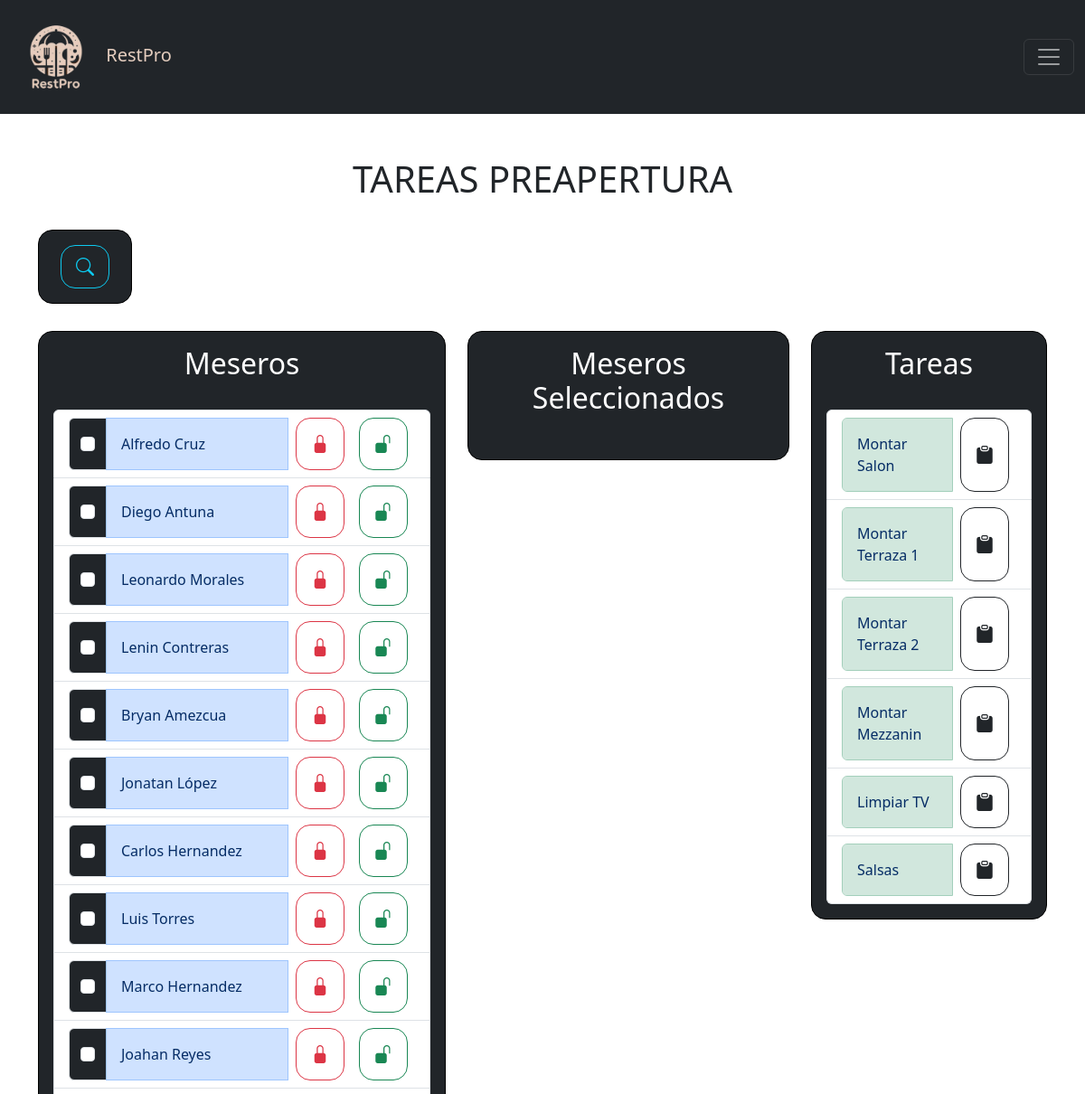
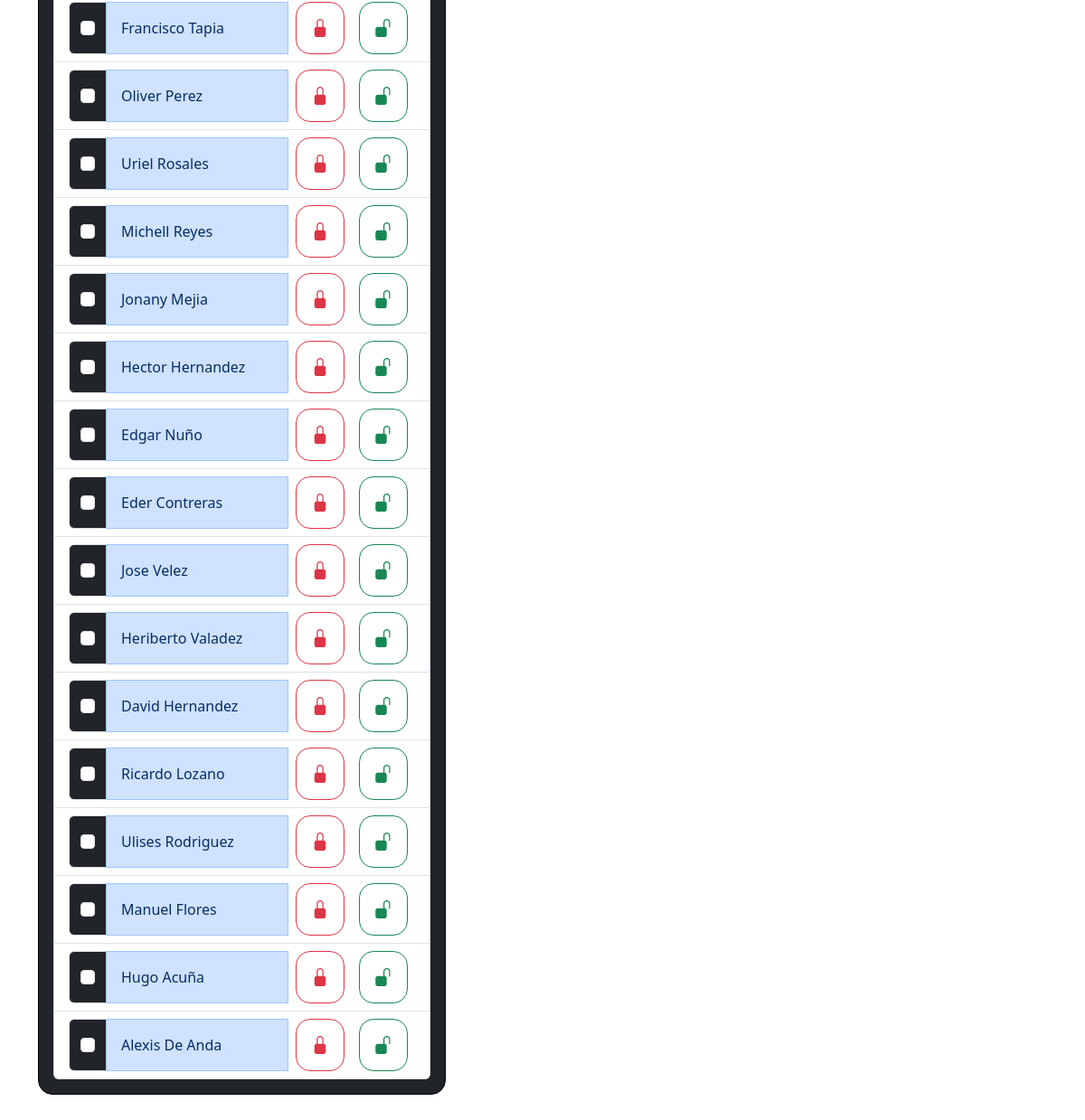
The app's page /vistas/tareas_preapertura/tareas_preapertura.php (signed in) with its own data (2 pictures, top to bottom).
### tables this page shows
CREATE TABLE `personal` (
  `id` int NOT NULL,
  `nombre` varchar(50) NOT NULL,
  `apellido` varchar(50) NOT NULL,
  `descanso` varchar(15) DEFAULT NULL,
  `turno` varchar(10) DEFAULT NULL,
  `estado` int NOT NULL DEFAULT '1' COMMENT '0: inactivo, 1: activo'
);

CREATE TABLE `tareas_preapertura` (
  `id` int NOT NULL,
  `nombre` varchar(50) NOT NULL,
  `descripcion` varchar(150) NOT NULL
);

### www/vistas/tareas_preapertura/tareas_preapertura.php (the view, shortened to what this page needs)
<?php
$ubicacion = "../../";
$titulo = "TAREAS PREAPERTURA";
include ($ubicacion."includes/header.php");
include ($ubicacion."config/config.php");
$result = $pdo->query("SELECT * FROM personal");
if ($result->rowCount() > 0) {
    $resultMeseros = $result->fetchAll(PDO::FETCH_OBJ);
} else {
    $resultMeseros = array();
}
$result = $pdo->query("SELECT * FROM tareas_preapertura");
if ($result->rowCount() > 0) {
    $resultTareasPreApertura = $result->fetchAll(PDO::FETCH_OBJ);
} else {
    $resultTareasPreApertura = array();
}
?>
<div class="container mt-5">
    <h1 class="text-center"><?php echo $titulo; ?></h1><br>
    <div class="form-group border border-black bg-dark text-white p-3 rounded-4 btn-group btn-group-lg">
        <button data-bs-toggle="modal" data-bs-target="#modalBuscar" class="btn btn-outline-info btn-lg rounded-4 mx-2" title="BUSCAR MESERO"><i class="bi bi-search"></i></button>
    </div>
    <form method="POST" action="#">
        <div class="row">
            <div class="col-md-5">
                <div class="form-group border border-black bg-dark text-white p-3 rounded-4">
                    <h2 class="text-center" for="columna1">Meseros</h2><br>
                    <div class="justify-content-center">
                        <ul class="list-group">
                            <?php foreach ($resultMeseros as $mesero): ?>
                                <li class="list-group-item">
                                    <div class="input-group mb-0">
                                        <div class="input-group-text bg-dark">
                                            <input class="form-check-input mt-0" type="checkbox" name="meseros[]" id="mesero<?php echo $mesero->id; ?>" value="<?php echo htmlspecialchars($mesero->nombre . " " . $mesero->apellido); ?>" onchange="updateSelectedMeseros()">
                                        </div>
                                        <label class="form-control text-primary-emphasis bg-primary-subtle border border-primary-subtle d-flex justify-content-between align-items-center p-3" for="mesero<?php echo $mesero->id; ?>">
                                            <?php echo htmlspecialchars($mesero->nombre . " " . $mesero->apellido); ?>
                                        </label>
                                        <button data-bs-toggle="modal" data-bs-target="#modalBloquear" class="btn btn-outline-danger btn-lg rounded-4 mx-2" title="BLOQUEAR MESERO"><i class="bi bi-lock-fill"></i></button>
                                        <button data-bs-toggle="modal" data-bs-target="#modalDesbloquear" class="btn btn-outline-success btn-lg rounded-4 mx-2" title="DESBLOQUEAR MESERO"><i class="bi bi-unlock-fill"></i></button>
                                    </div>
                                </li>
                            <?php endforeach; ?>
                        </ul>
                    </div>
                </div>
            </div>
            <div class="col-md-4">
                <div class="form-group border border-black bg-dark text-white p-3 rounded-4">
                    <h2 class="text-center" for="columna2">Meseros Seleccionados</h2><br>
                </div>
            </div>
            <div class="col-md-3">
                <div class="form-group border border-black bg-dark text-white p-3 rounded-4">
                    <h2 class="text-center" for="columna3">Tareas</h2><br>
                    <div class="justify-content-center">
                        <ul class="list-group">
                            <?php foreach ($resultTareasPreApertura as $tareaspreapertura): ?>
                                <li class="list-group-item">
                                    <div class="input-group mb-0">
                                        <span class="form-control text-primary-emphasis bg-success-subtle border border-success-subtle d-flex justify-content-between align-items-center p-3" for="tareaspreapertura<?php echo $tareaspreapertura->id; ?>">
                                            <?php echo htmlspecialchars($tareaspreapertura->nombre); ?>
                                        </span>
                                        <button data-bs-toggle="modal" data-bs-target="#modalMostrar" class="btn btn-outline-dark btn-lg rounded-4 mx-2" title="MOSTRAR">
                                            <i class="bi bi-clipboard-fill"></i>
                                        </button>
                                    </div>
                                </li>
                            <?php endforeach; ?>
                        </ul>
                    </div>
                </div>
            </div>
        </div><br>
    </form>
</div>
<?php
include_once($ubicacion."includes/footer.php");
?>

### www/assets/tools/styles.css (style rules this page uses)
.row { display: flex; row-gap: 48px; }
.container { margin-top: 50px; }
.form-group { margin-bottom: 30px; }
.btn { cursor: pointer; }

### records on screen
personal: nombre+apellido "Alfredo Cruz"
personal: nombre+apellido "Diego Antuna"
personal: nombre+apellido "Leonardo Morales"
personal: nombre+apellido "Lenin Contreras"
personal: nombre+apellido "Bryan Amezcua"
personal: nombre+apellido "Jonatan López"
personal: nombre+apellido "Carlos Hernandez"
personal: nombre+apellido "Luis Torres"
personal: nombre+apellido "Marco Hernandez"
personal: nombre+apellido "Joahan Reyes"
personal: nombre+apellido "Francisco Tapia"
personal: nombre+apellido "Oliver Perez"
personal: nombre+apellido "Uriel Rosales"
personal: nombre+apellido "Michell Reyes"
personal: nombre+apellido "Jonany Mejia"
personal: nombre+apellido "Hector Hernandez"
personal: nombre+apellido "Edgar Nuño"
personal: nombre+apellido "Eder Contreras"
personal: nombre+apellido "Jose Velez"
personal: nombre+apellido "Heriberto Valadez"
personal: nombre+apellido "David Hernandez"
personal: nombre+apellido "Ricardo Lozano"
personal: nombre+apellido "Ulises Rodriguez"
personal: nombre+apellido "Manuel Flores"
personal: nombre+apellido "Hugo Acuña"
personal: nombre+apellido "Alexis De Anda"
tareas_preapertura: nombre "Montar Salon"
tareas_preapertura: nombre "Montar Terraza 1"
tareas_preapertura: nombre "Montar Terraza 2"
tareas_preapertura: nombre "Montar Mezzanin"
tareas_preapertura: nombre "Limpiar TV"
tareas_preapertura: nombre "Salsas"

### other values on screen
$titulo "TAREAS PREAPERTURA"
